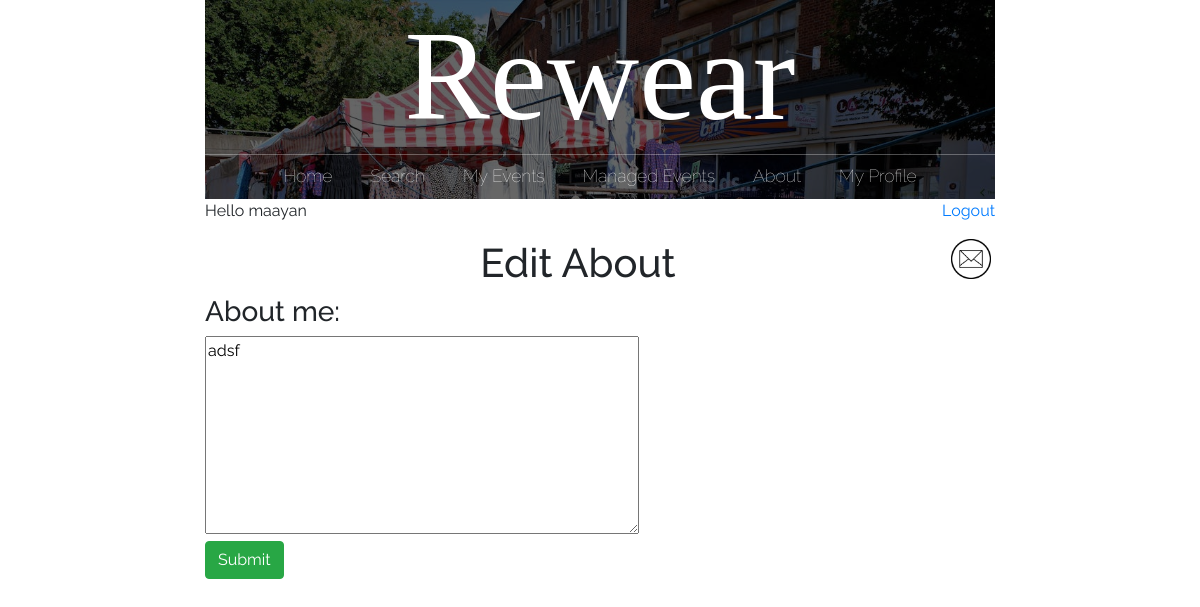
Before: /editabout/ (signed in) with the older database file.
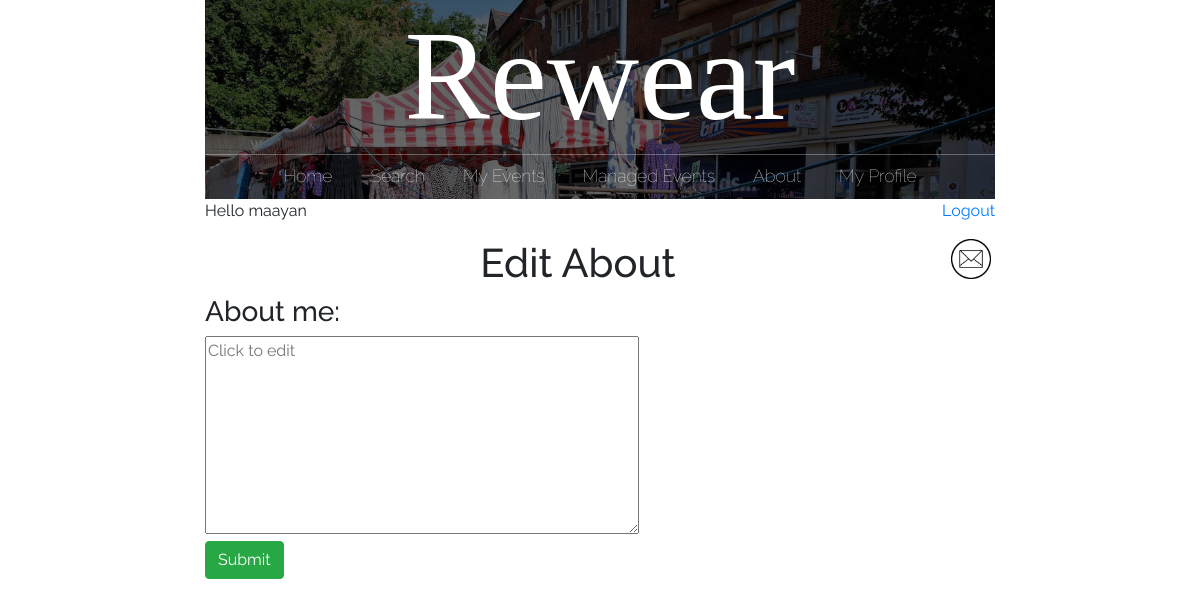
After: the same page with the newer database file.
### registry/models.py (models this page shows, shortened)
class UserProfileInfo(models.Model):
    user = models.OneToOneField(User, on_delete=models.CASCADE)
    userType = forms.CharField(label='User type', max_length=10, required=True)
    phone = models.CharField(max_length=10, default=None,)
    picture = models.ImageField(upload_to='static\\media\\profile_pics', blank=True)
    about = models.TextField(max_length=400, default='',)

### main/views.py (the view)
# urls.py: path("editabout/", views.editabout, name="editabout"),
def editabout(response):
    profileinfo = UserProfileInfo.objects.get(user=response.user)
    about = profileinfo.about
    new_mail = new_messages(response.user.username)
    return render(response, "main/editabout.html", {'about': about, 'new_mail': new_mail})

### main/views.py (called while the page is built)
def new_messages(username):
    try:
        messages = Message.objects.filter(recipient=User.objects.filter(username=username)[0])
        for m in messages:
            if not m.is_read:
                return True
        return False
    except:
        return False

### main/templates/main/editabout.html (shortened to what this page needs)
{% extends 'main/base.html' %}
{% load crispy_forms_tags %}
{% block content %}
<center><h1>Edit About</h1></center>
<h3>About me:</h3>
<form method="post" action='/saveabout/' class="form-group">
	<textarea name="message" rows="8" cols="50" const placeholder="Click to edit">{{about}}</textarea>
	<br>
    <input type="submit" class="btn btn-success">
</form>
{% endblock %}

Changed rows visible on the page:
no longer on this page (row edited): UserProfileInfo: message "adsf"
